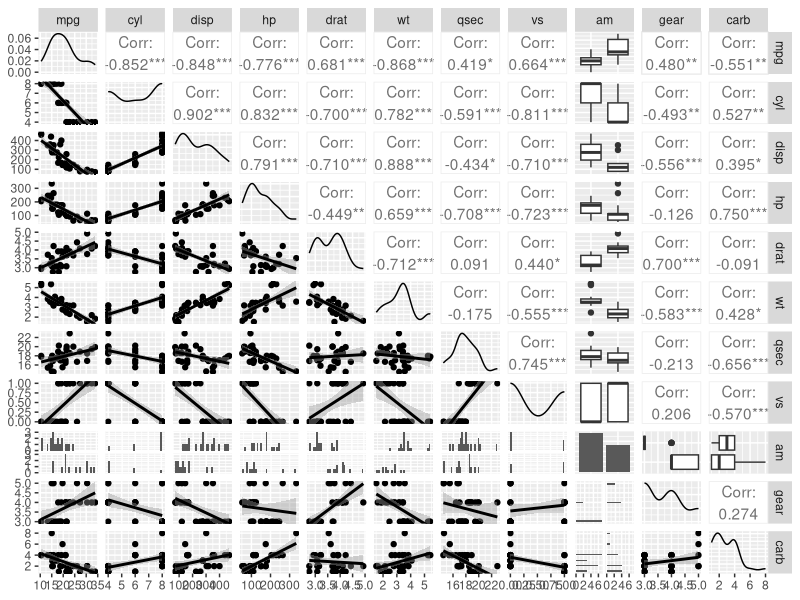
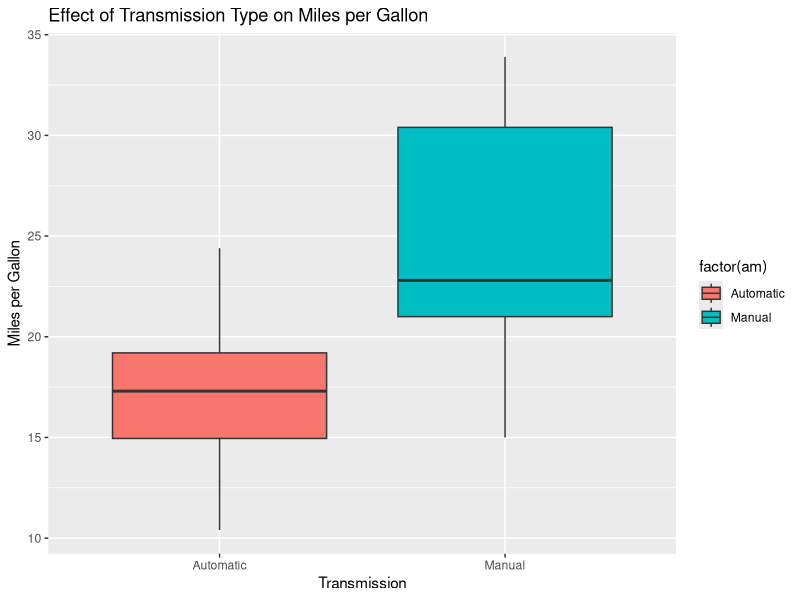
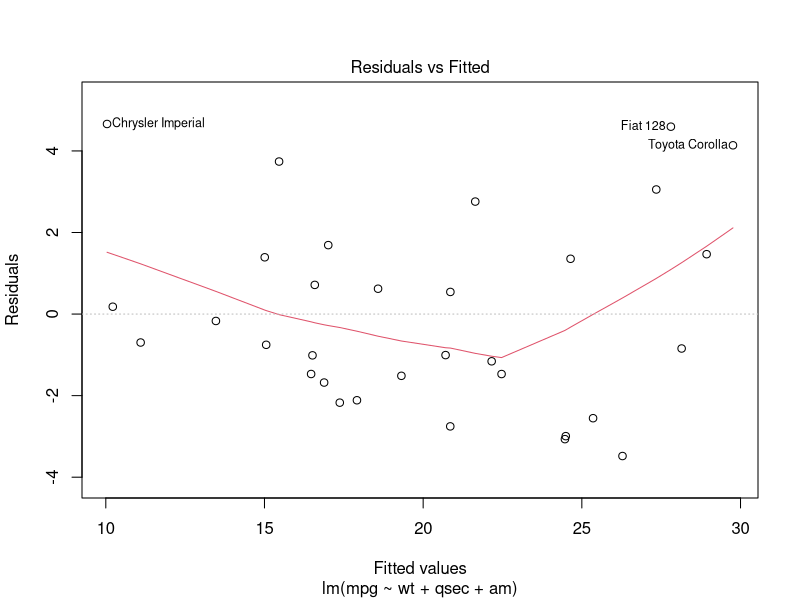
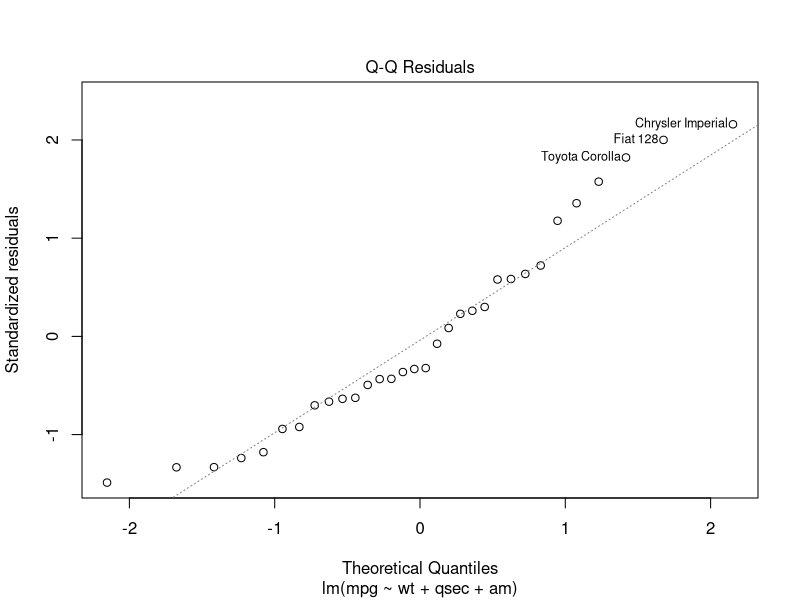
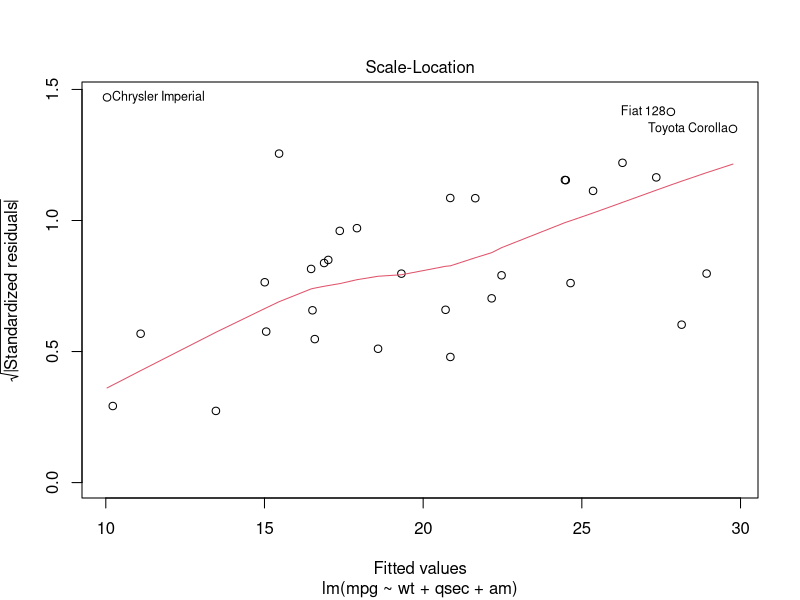
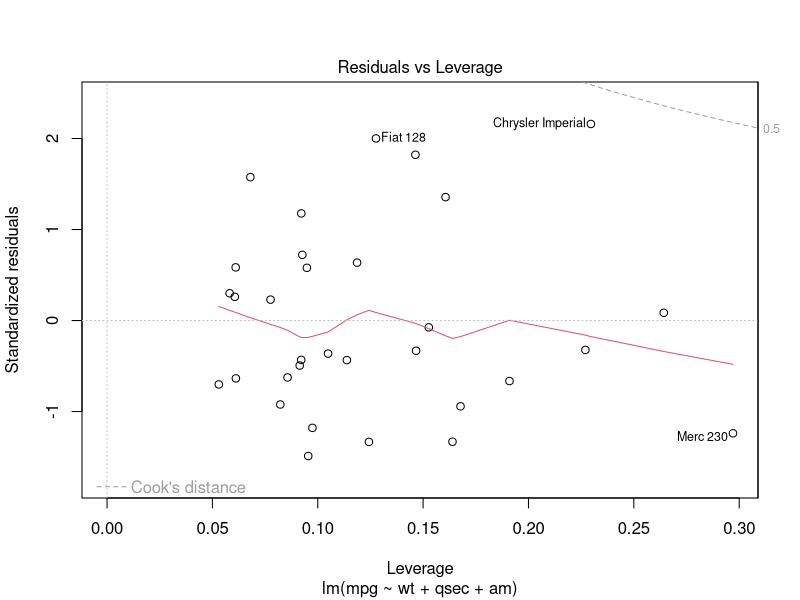

Generate these figures, in order, with R:

# Executive Summary

# You work for Motor Trend, a magazine about the automobile industry. Looking at a data set of a 
# collection of cars, they are interested in exploring the relationship between a set of variables and 
# miles per gallon (MPG) (outcome). They are particularly interested in the following two questions:
# "Is an automatic or manual transmission better for MPG"?
# "Quantify the MPG difference between automatic and manual transmissions"
# Take the mtcars data set and write up an analysis to answer their question using regression models and 
# exploratory data analyses.

data(mtcars)
mtcars$am <- factor(mtcars$am, labels = c('Automatic', 'Manual'))

# Description
# The data was extracted from the 1974 Motor Trend US magazine, and comprises fuel consumption and 10 
# aspects of automobile design and performance for 32 automobiles (1973-74 models).



## EXPLORATORY DATA ANALYSIS

# First, we'll inspect the data set and see if there are correlations between the regressors. From Figure
# 1 in appendix we see that many variables in our data set mtcars are highly correlated with MPG, as well 
# as with each other. That means that we'll have to be careful when choosing our regression model because 
# inclusion of highly correlated variables might cause increase in standard errors for other regressors.

# Figure 1 - Appendix
library(GGally) # collection of additional tools for ggplot2
library(ggplot2)
g <- ggpairs(mtcars, lower = list(continuous = 'smooth'))
g
# , params = c(method = 'loess')

# Second, we'll inspect the impact of the type of transmission on  MPG graphically. From Figure 2 in appendix 
# we see that automatic transmission significantly increases consumption of gasoline. To check if that
# increase is statistically significant we'll do statistical inference t.test.
# In this case our null hypothesis is that there is no difference in mpg between manual and automatic 
# transmission. 

# Figure 2  - Apendix
g <- ggplot(mtcars, aes(factor(am), mpg))
g <- g + geom_boxplot(aes(fill = factor(am)))
g <- g + labs(title = 'Effect of Transmission Type on Miles per Gallon', 
              x = 'Transmission', y = 'Miles per Gallon')
g

mtcars$am <- factor(mtcars$am, labels = c('Automatic', 'Manual'))
t.test(mtcars$mpg[mtcars$am == 'Manual'], mtcars$mpg[mtcars$am == 'Automatic'])
# As we can see from the output our p-value is 0.001374 which is less than 0.05. We will reject the null 
# hypothesis and conclude that there is a difference in mpg between automatic and manual transmission.
# We conclude that there is a difference in mpg between automatic and manual  transmission and that the 
# difference is between 3.209684 and 11.280194 mpg. 

# Another way of inspecting the relationship between transmission type and gasoline consumption:
fit_am <- lm(mpg ~ am, data = mtcars)
summary(fit_am)$coef
# Here we see that both p values are much smaller  than 0.05 and coefficients are group means. Beta0 is 
# 17.14737 and it represents mean mpg for cars with automatic transmission. Beta1 is  7.244939 and it 
# represents an increase in mean mpg for cars with manual transmission.

# Of course these tests compeletely ignore other factors that might be influencing gasoline consumption.
# As we can see from the Figure 1 in appendix correlation between am and mpg is 0.6 and correlation 
# between am and wt (weight) is -0.692. We also see that am variable is higly correlated with drat - 
# Rear axle ratio  with correlation coefficient of 0.713. This makes us a bit suspicious of our t.test
# results because we failed to take these correlations into account. We cannot be sure that am alone 
# is responsible for the  results of our t.test. For that reason, we'll proceed with further analysis.



## REGRESSION ANALYSIS 

# First I used backward elimination where I started with model that includes all variables in  mtcars as
# predictors and gradually removed those whose p-values were highest (the least significant ones) until 
# all the remaining variables were significant predictors. Using this method I came to conclusion that 
# the best fitted model would be one that includes wt - Weight (lb/1000), qsec - 1/4 mile time and am -
# Transmission as predictors.
fit <- lm(mpg ~ ., data = mtcars)
summary(fit)

fit1 <- update(fit, .~. - cyl)
summary(fit1)

fit2 <- update(fit1, .~ . - vs)
summary(fit2)

fit3 <- update(fit2, . ~ . - gear)
summary(fit3)

fit4 <- update(fit3, . ~ . - carb)
summary(fit4)

fit5 <- update(fit4, .~ . - drat)
summary(fit5)

fit6 <- update(fit5, . ~ . - disp)
summary(fit6)

fit7 <- update(fit6, .~ . - hp)
summary(fit7)



# Using nested likelihood ratio test for model selection
anova(fit_am, fit7, fit)
# From our analysis of variance we can see that adding wt and qsec as regressors to our model that
# consisted only of am as a predictor of mpg improved our model. We would conclude that all of the added 
# Model 2 terms are necessary over Model 1. On the other hand, we see that Model 3 terms are not necesary 
# over Model 2 terms and therefore we would choose Model 2. 

# We can see  that p-value for amManual, an estimate of difference between the automatic and manual 
# transmission, is 0.046716 which is less than 0.05. This means that the difference between the two is 
# statistically significant and we can reject the null hypothesis once more that there is no difference 
# in impact on mpg between automatic and manual transmission.

t <- qt(1 - 0.05/2, length(mtcars$am) - 2)
2.9358 + c(-1, 1) * t * 1.4109
# We can see that the difference in mpg between automatic and manual transmission is between 0.05435779 
# and 5.81724221.


# To be on the safe side I also tried automated stepwise regression with AIC as a criterion for model 
# selection. 

# Backward Elimination method
backward_model <- step(fit, direction = "backward")
summary(backward_model)

# Forward Selection method
forward_model <- step(lm(mpg ~ 1, data = mtcars), direction = 'forward', scope = ~ cyl + disp + hp + 
                              drat + wt + qsec + vs + am + gear + carb)
summary(forward_model)

# Bidirectional Elimination method
bidirectional <- step(fit, direction = 'both')
summary(bidirectional)

# Both Backward Elimination and Bidirectional Elimination procedure produce the model with am, wt and
# qsec as best predictors of mpg.  


# Residual plots 

plot(fit7)

# Leverage is largely measured by one quantity, so called hat diagonals, which can be obtained in R by 
# the function hatvalues. The hat values are necessarily between 0 and 1 with larger values indicating 
# greater (potential for) leverage.
round(hatvalues(fit7), 3)

# To probe for influence:
# dffits - change in the predicted response when the i-th point is deleted in fitting the model.
# dfbetas - change in individual coefficients when the i-th point is deleted in fitting the model.
# cooks.distance - overall change in the coefficients when the i-th point is deleted.

# Leverage measures (hat values) can be useful for diagnosing data entry errors and points that have a 
# high potential for influence. 
# Influence measures get to the bottom line, 'how does deleting or including this point impact a 
# particular aspect of the model.

round(dfbetas(fit7)[1 : 32, 2], 3)
max(round(dfbetas(fit7)[1 : 32, 2], 3))


